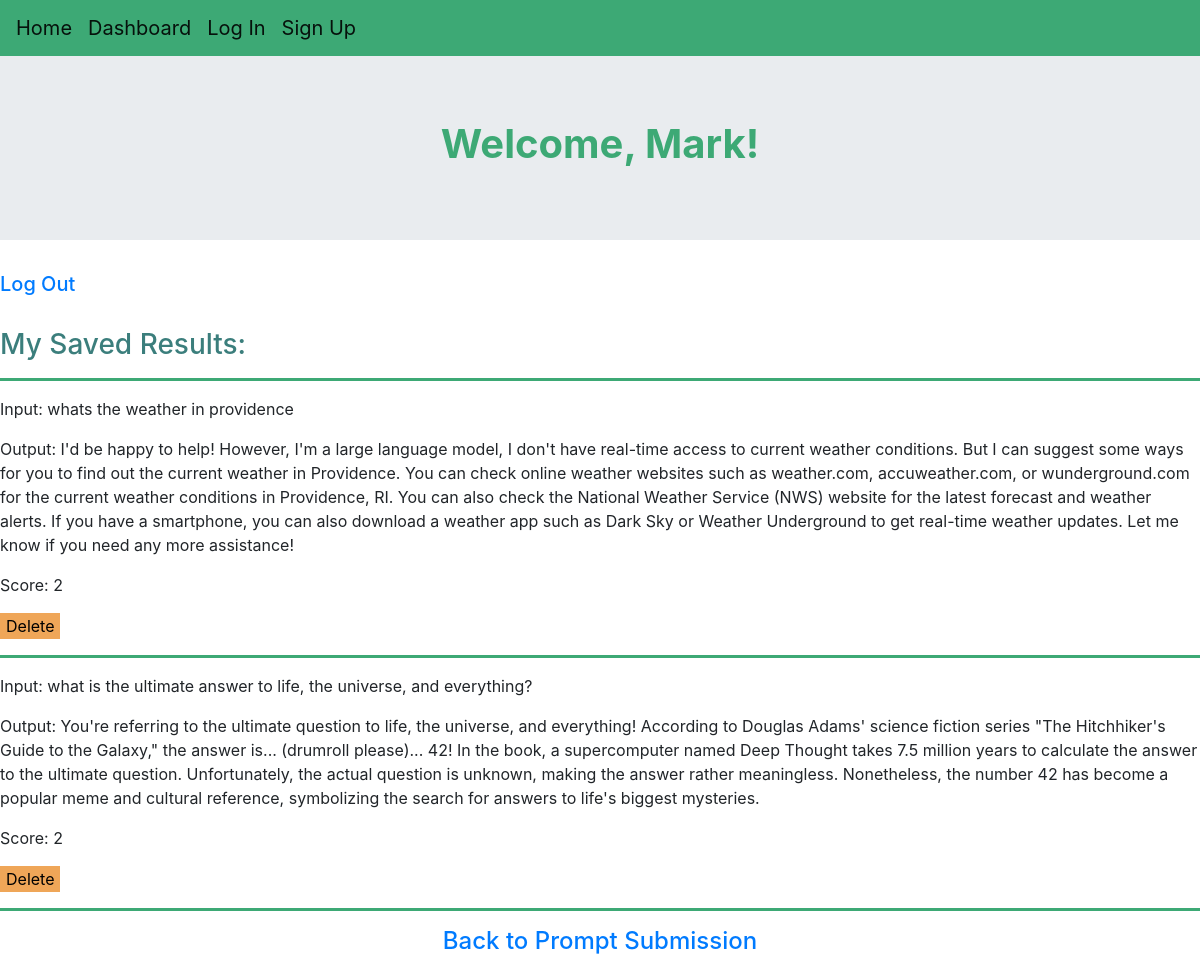
The page /dashboard (signed in) on the database its author committed.
### app.py (models this page shows)
class User(db.Model, UserMixin):
     id = db.Column(db.Integer, primary_key=True)
     username = db.Column(db.String(20), nullable=False, unique=True)
     password = db.Column(db.String(80), nullable=False)

class Prompts(db.Model):
     id = db.Column(db.Integer, primary_key=True)
     user = db.Column(db.String)
     input = db.Column(db.String(1000), nullable=False, unique=False)
     output = db.Column(db.String(1000), nullable=False)
     overall = db.Column(db.Integer)

### app.py (the view)
@app.route('/dashboard', methods=["POST", "GET"])
@login_required
def dashboard():
    finalUserPrompts = []
    userPrompts = Prompts.query.filter_by(user = session['user']).all()
    for entry in userPrompts:
        prompt = {}
        prompt["Search"] = entry.id
        prompt["Input"] = entry.input
        prompt["Output"] = entry.output
        prompt["Score"] = entry.overall
        finalUserPrompts.append(prompt)
    return render_template('dashboard.html', userPrompts = finalUserPrompts)

### app.py (called while the page is built)
@login_manager.user_loader
def load_user(user_id):
     return User.query.get(int(user_id))

### templates/dashboard.html
{% extends "index.html" %}
{% block content %}
<div class="jumbotron jumbotron-fluid">
    <center><h1>Welcome, {{ current_user.username }}!</h1></center>
</div>
<h5><a href="{{ url_for('logout') }}">Log Out</a></h5><br>
<h3>My Saved Results:</h3>
{% for prompt in userPrompts%}
    <hr>
    {% for key, value in prompt.items() %}
        {% if key == 'Search' %}
            <p> </p>
        {% else %}
            <p>{{ key }}: {{ value }}</p>
        {% endif %}
    {% endfor %}
        <form action="{{ url_for('delete', id=prompt["Search"]) }}">
        <button class='deletebutton' type="submit">Delete</button>
{% endfor %}
<hr>
<center><h4><a href="{{ url_for('hello') }}">Back to Prompt Submission</a></h4></center>
{% endblock %}

### templates/index.html (shortened to what this page needs)
<!DOCTYPE html>
<html lang="en">
<head>
    <link rel="stylesheet" href="https://cdn.jsdelivr.net/npm/bootstrap@4.6.2/dist/css/bootstrap.min.css">
    <link rel= "stylesheet" type= "text/css" href= "{{ url_for('static',filename='styles/main.css') }}">
    <nav class="navbar navbar-expand-md navbar-light" style="background-color: #3da975;">
        <a class="navbar-brand" href="{{ url_for('hello') }}">Home</a>
        <a class="navbar-brand" href="{{ url_for('dashboard') }}">Dashboard</a>
        <a class="navbar-brand" href="{{ url_for('login') }}">Log In</a>
        <a class="navbar-brand" href="{{ url_for('register') }}">Sign Up</a>
    </nav>
</head>
<body>
    {% block content %}
    {% endblock %}
</body>
</html>

### static/styles/main.css (style rules this page uses)
h1 { color: #3da975; font-weight: bold; }
h3 { color: #3b7e7c; }
hr { border-width: 3px; border-color: #3da975; }
.deletebutton { border: none; background-color: rgb(239, 166, 88); }

### rows shown on the page
User: username "Mark"
Prompts: key "Input", input "whats the weather in providence", key "Output", output "I'd be happy to help! However, I'm a large language model, I don't have real-time access to current weather conditions. But I can suggest some ways for you to find out the current weather in Providence. You can check online weather websites such as weather.com, accuweather.com, or wunderground.com for the current weather conditions in Providence, RI. You can also check the National Weather Service (NWS) website for the latest forecast and weather alerts. If you have a smartphone, you can also download a weather app such as Dark Sky or Weather Underground to get real-time weather updates. Let me know if you need any more assistance!", prompt "Score", prompt "2"
Prompts: key "Input", input "what is the ultimate answer to life, the universe, and everything?", key "Output", output "You're referring to the ultimate question to life, the universe, and everything! According to Douglas Adams' science fiction series \"The Hitchhiker's Guide to the Galaxy,\" the answer is... (drumroll please)... 42! In the book, a supercomputer named Deep Thought takes 7.5 million years to calculate the answer to the ultimate question. Unfortunately, the actual question is unknown, making the answer rather meaningless. Nonetheless, the number 42 has become a popular meme and cultural reference, symbolizing the search for answers to life's biggest mysteries.", prompt "Score", prompt "2"
